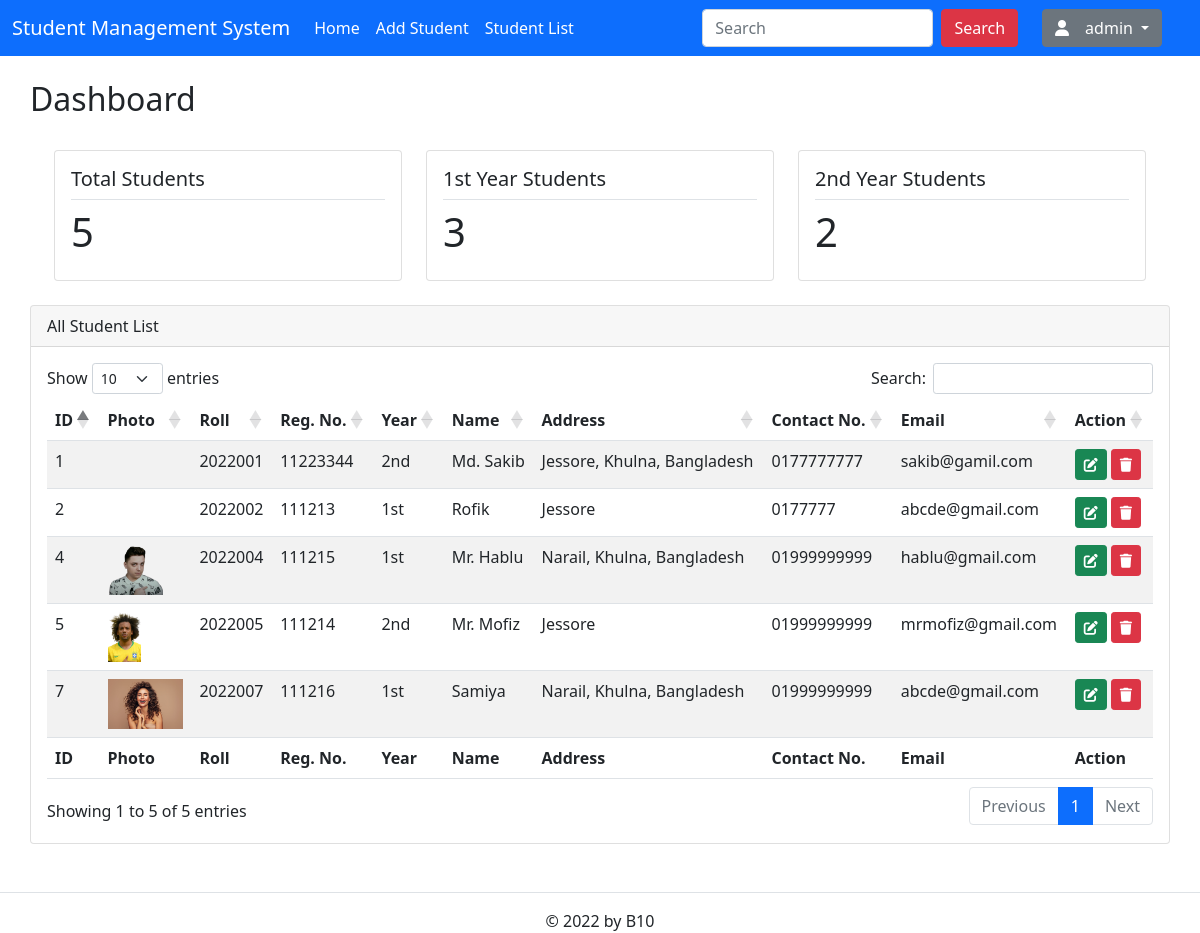
/dashboard.php (signed in), run on the app's committed database.
### tables this page shows
CREATE TABLE `students` (
  `ID` int(11) NOT NULL,
  `std_reg_date` datetime NOT NULL,
  `std_roll` int(8) NOT NULL,
  `std_reg` int(8) NOT NULL,
  `std_year` varchar(4) NOT NULL,
  `std_name` varchar(100) NOT NULL,
  `std_address` text NOT NULL,
  `std_contact` varchar(18) NOT NULL,
  `std_email` varchar(200) NOT NULL,
  `std_photo_url` varchar(250) NOT NULL,
  `std_note` text NOT NULL,
  `std_status` varchar(100) NOT NULL
);

### functions.php (called while the page is built, shortened)
<?php
function count_students(){
	global $conn;
    $conn->query("SELECT * FROM students");
    return $conn -> affected_rows;
}
function count_1st_year_students(){
	global $conn;
    $conn->query("SELECT * FROM students WHERE std_year = '1st'");
    return $conn -> affected_rows;
}
function count_2nd_year_students(){
	global $conn;
    $conn->query("SELECT * FROM students WHERE std_year = '2nd'");
    return $conn -> affected_rows;
}

### dashboard.php (the view)
<?php include "header.php"; ?>
    <div class="container py-4">
      <div class="row">
        <div class="pagetitle h2 ps-0">Dashboard</div>
      </div>
      <div class="row mt-4 m-0 p-0">
        <div class="col-md-4">
          <div class="card p-3">
             <div class="h5 border-bottom pb-2">Total Students</div>
          <div class="h1"><?php echo count_students(); ?></div>
          </div>
        </div>
        <div class="col-md-4">
          <div class="card p-3">
             <div class="h5 border-bottom pb-2">1st Year Students</div>
          <div class="h1"><?php echo count_1st_year_students(); ?></div>
          </div>
        </div>
        <div class="col-md-4">
          <div class="card p-3">
             <div class="h5 border-bottom pb-2">2nd Year Students</div>
          <div class="h1"><?php echo count_2nd_year_students(); ?></div>
          </div>
        </div>
      </div>
      <div class="row mt-4">
        <div class="col-12 card p-0">
          <div class="card-header">All Student List</div>
          <div class="card-body">
            <table id="example" class="table table-striped" style="width:100%">
              <thead>
                  <tr>
                      <th>ID</th>
                      <th>Photo</th>
                      <th>Roll</th>
                      <th>Reg. No.</th>
                      <th>Year</th>
                      <th>Name</th>
                      <th>Address</th>
                      <th>Contact No.</th>
                      <th>Email</th>
                      <th>Action</th>
                  </tr>
              </thead>
              <tbody>
                <?php
                $sql = "SELECT * FROM students";
                $result = $conn->query($sql);
                if ($result->num_rows > 0) {
                  while ($row = $result->fetch_assoc()) { ?>
                  <tr>
                      <td><?php echo $row['ID'];?></td>
                      <td><img src="<?php echo $row['std_photo_url'];?>" alt="" style="max-height: 50px;"></td>
                      <td><?php echo $row['std_roll'];?></td>
                      <td><?php echo $row['std_reg'];?></td>
                      <td><?php echo $row['std_year'];?></td>
                      <td><?php echo $row['std_name'];?></td>
                      <td><?php echo $row['std_address'];?></td>
                      <td><?php echo $row['std_contact'];?></td>
                      <td><?php echo $row['std_email'];?></td>
                      <td>
                        <a href="student-edit.php?eid=<?php echo $row['ID'];?>" class="btn btn-sm btn-success"><i class="fa fa-edit"></i></a>
                        <a href="delete.php?did=<?php echo $row['ID'];?>" class="btn btn-sm btn-danger"><i class="fa fa-trash"></i></a>
                      </td>
                  </tr>
                  <?php
                  }
                }
                 ?>
              </tbody>
              <tfoot>
                <thead>
                  <tr>
                      <th>ID</th>
                      <th>Photo</th>
                      <th>Roll</th>
                      <th>Reg. No.</th>
                      <th>Year</th>
                      <th>Name</th>
                      <th>Address</th>
                      <th>Contact No.</th>
                      <th>Email</th>
                      <th>Action</th>
                  </tr>
              </tfoot>
            </table>
          </div>
        </div>
      </div>
    </div>
<?php include "footer.php"; ?>

### data on the page
students: ID "1", std_roll "2022001", std_reg "11223344", std_year "2nd", std_name "Md. Sakib", std_address "Jessore, Khulna, Bangladesh", std_contact "0177777777", std_email "sakib@gamil.com"
students: ID "2", std_roll "2022002", std_reg "111213", std_year "1st", std_name "Rofik", std_address "Jessore", std_contact "0177777", std_email "abcde@gmail.com"
students: ID "4", std_photo_url (picture), std_roll "2022004", std_reg "111215", std_year "1st", std_name "Mr. Hablu", std_address "Narail, Khulna, Bangladesh", std_contact "01999999999", std_email "hablu@gmail.com"
students: ID "5", std_photo_url (picture), std_roll "2022005", std_reg "111214", std_year "2nd", std_name "Mr. Mofiz", std_address "Jessore", std_contact "01999999999", std_email "mrmofiz@gmail.com"
students: ID "7", std_photo_url (picture), std_roll "2022007", std_reg "111216", std_year "1st", std_name "Samiya", std_address "Narail, Khulna, Bangladesh", std_contact "01999999999", std_email "abcde@gmail.com"

### other printed values
$_SESSION['username'] "admin"
count_students() "5"
count_1st_year_students() "3"
count_2nd_year_students() "2"
